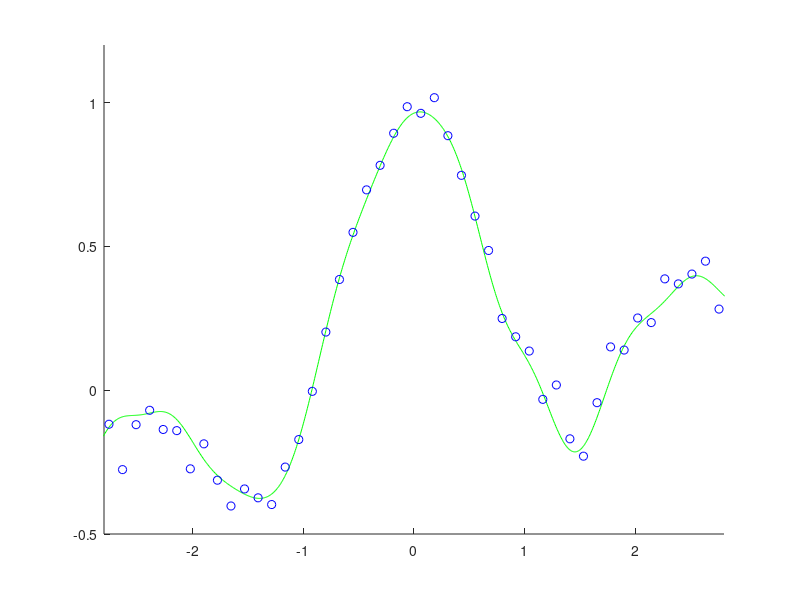

The MATLAB script that drew this image:
n = 50;
N = 1000;
x = linspace(-3, 3, n)';
X = linspace(-3, 3, N)';
pix = pi * x;
y = sin(pix) ./ (pix) + 0.1 * x + 0.05 * randn(n, 1);
hh = 2 * 0.3 ^ 2;
t0 = randn(n, 1);
e = 0.1;
for o=1:n*1000
  i=ceil(rand*n);
  ki=exp(-(x-x(i)).^2/hh); t=t0-e*ki*(ki'*t0-y(i));
  if norm(t-t0)<0.000001, break, end
  t0=t;
end
K=exp(-(repmat(X.^2,1,n)+repmat(x.^2',N,1)-2*X*x')/hh);
F=K*t;

figure(1); clf; hold on; axis([-2.8 2.8 -0.5 1.2]);
plot(X,F,'g-'); plot(x,y,'bo');